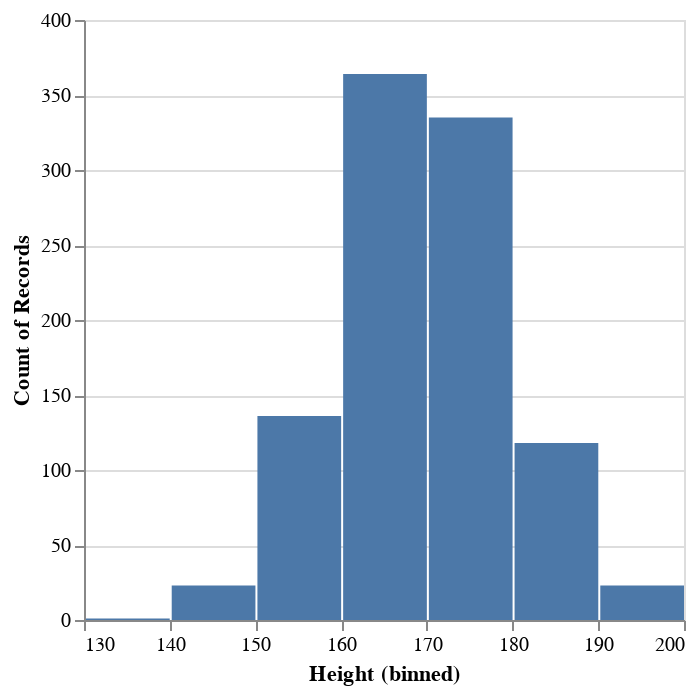

This figure's notebook cell:
### Markdown cell above
## What is a normal distribution? 

A normal distribution is a continuous probability distribution for a real-valued random variable. It is also called a Gaussian distribution. The normal distribution is a commonly encountered continuous probability distribution because it describes the distribution of many random variables, such as the heights and weights of people, the performance of students on a test, and the number of widgets produced in a factory in a day.

real-valued random variable: A random variable that can take on any value in the real numbers.

real numbers: The set of all numbers that can be represented on a number line. The real numbers include all rational and irrational numbers.

random variable: A variable whose value is determined by the outcome of a random experiment.

Python code for visualizing the heights of people in a population using a normal distribution in altair:

### Code cell
import numpy as np
import pandas as pd
import altair as alt

# define the number of samples
num_samples = 1000

# generate random data using a normal distribution
mean_height = 170  # mean height in cm
std_dev_height = 10  # standard deviation in cm

# generate data
np.random.seed(0)  # for reproducibility
heights = np.random.normal(loc=mean_height, scale=std_dev_height, size=num_samples)

# convert to pandas DataFrame
df = pd.DataFrame({'Height': heights})

# create the histogram using altair
chart = alt.Chart(df).mark_bar().encode(
    alt.X("Height:Q", bin=True),
    y='count()',
)

# display the chart
chart

### Figure 1 — Vega-Lite specification as saved in the notebook (floating-point values rounded to 4 significant figures; data arrays with more than 128 entries replaced by an {"elided": "..."} marker saying what was removed)
{"config": {"view": {"continuousWidth": 300, "continuousHeight": 300}}, "data": {"name": "data-dc7d9b1ef630c05e9d2406fecc665adc"}, "mark": {"type": "bar"}, "encoding": {"x": {"bin": true, "field": "Height", "type": "quantitative"}, "y": {"aggregate": "count", "type": "quantitative"}}, "$schema": "https://vega.github.io/schema/vega-lite/v5.8.0.json", "datasets": {"data-dc7d9b1ef630c05e9d2406fecc665adc": {"elided": "1000 records"}}}
